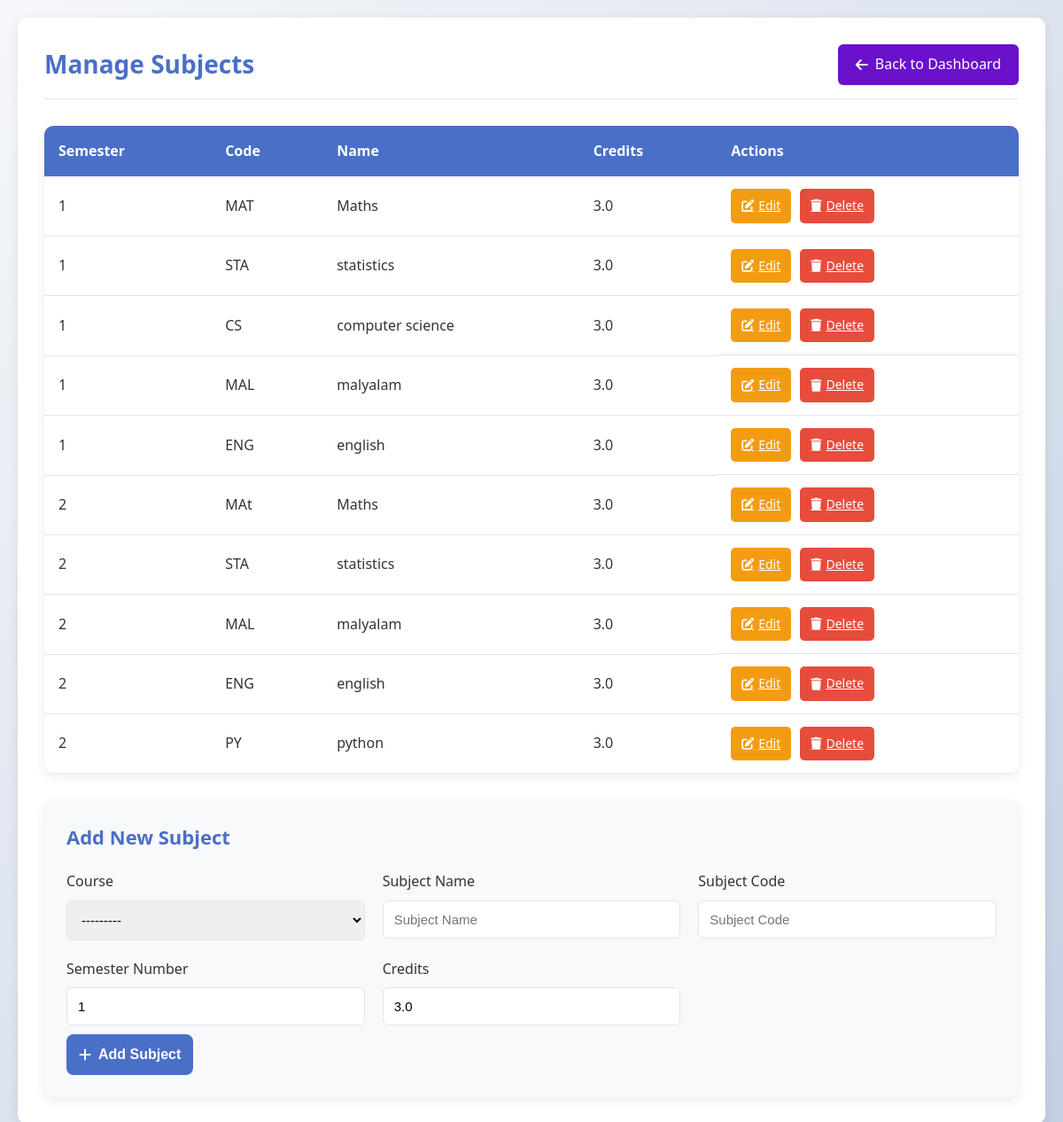
/teacher/manage-subjects/ (signed in), run on an earlier commit of the app's database.
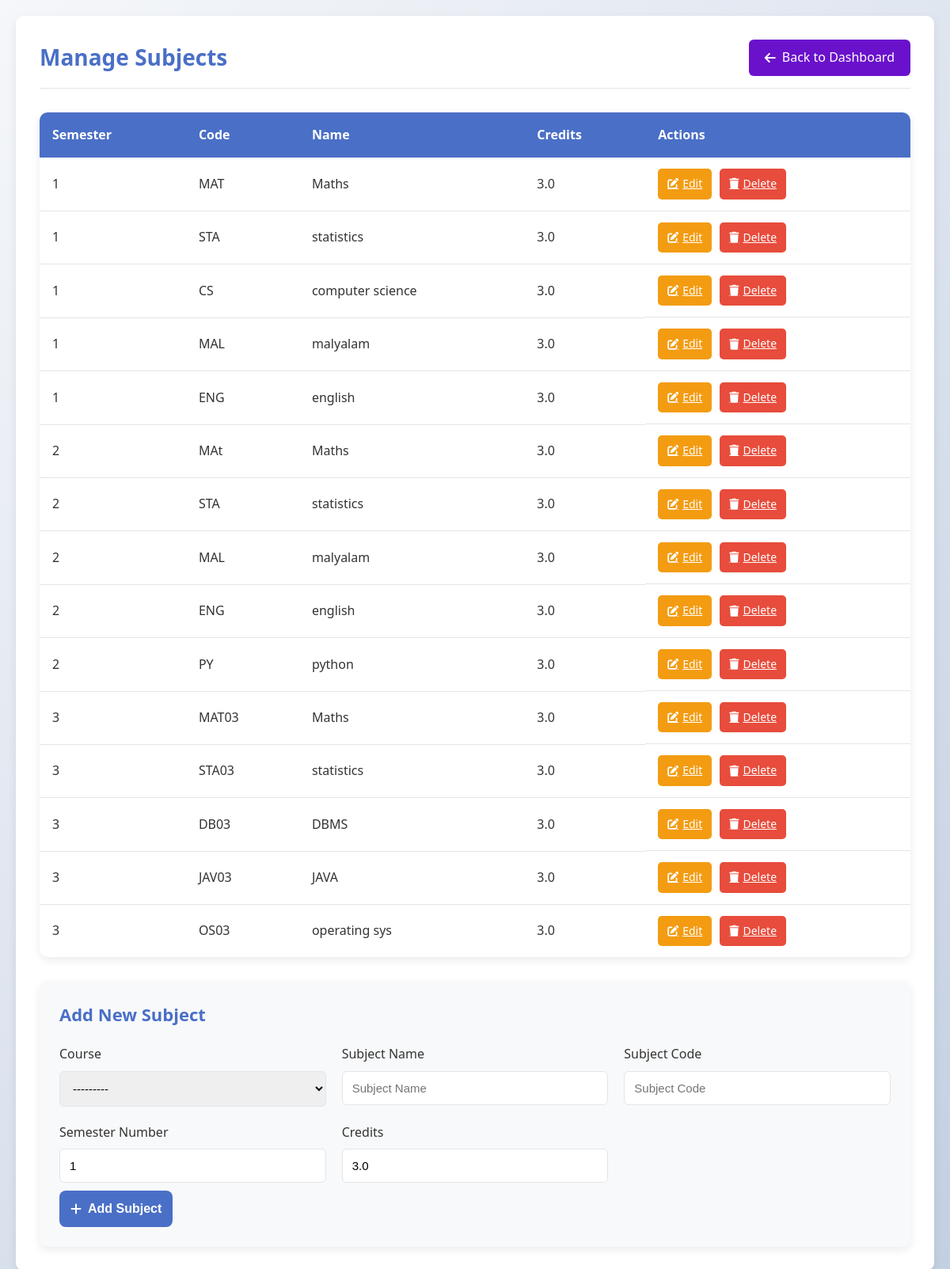
And on a later commit of the database.
### results/models.py (models this page shows, shortened)
class Subject(models.Model):
    COURSE_CHOICES = [
        ("Computer Science", "Computer Science"),
        ("Business Administration", "Business Administration"),
        ("Engineering", "Engineering"),
        ("Medicine", "Medicine"),
        ("Law", "Law"),
    ]
    course = models.CharField(max_length=50, choices=COURSE_CHOICES)
    name = models.CharField(max_length=100)
    code = models.CharField(max_length=20)
    semester_number = models.IntegerField(default=1)
    credits = models.FloatField(default=3.0)

### results/views.py (the view)
# urls.py: path("teacher/manage-subjects/", views.manage_subjects, name="manage_subjects"),
@login_required(login_url='teacher_login')
@user_passes_test(lambda u: u.is_staff or u.is_superuser)
def manage_subjects(request):
    subjects = Subject.objects.all().order_by("course", "semester_number")
    if request.method == "POST":
        form = SubjectForm(request.POST)
        if form.is_valid():
            form.save()
            return redirect("manage_subjects")
    else:
        form = SubjectForm()
    return render(request, "manage_subjects.html", {"subjects": subjects, "form": form})

### results/forms.py
class SubjectForm(forms.ModelForm):
    class Meta:
        model = Subject
        fields = ["course", "name", "code", "semester_number", "credits"]
        widgets = {
            "course": forms.Select(attrs={"class": "form-control"}),
            "name": forms.TextInput(attrs={"class": "form-control", "placeholder": "Subject Name"}),
            "code": forms.TextInput(attrs={"class": "form-control", "placeholder": "Subject Code"}),
            "semester_number": forms.NumberInput(attrs={"class": "form-control", "min": 1}),
            "credits": forms.NumberInput(attrs={"class": "form-control", "min": 0.5, "step": 0.5}),
        }

### templates/manage_subjects.html (shortened to what this page needs)
<!DOCTYPE html>
<html lang="en">
<head>
<link rel="stylesheet" href="https://cdnjs.cloudflare.com/ajax/libs/font-awesome/6.4.0/css/all.min.css">
</head>
<body>
<div class="container">
    <div class="page-header">
        <h1>Manage Subjects</h1>
        <a href="{% url 'teacher_dashboard' %}" class="back-btn">
            <i class="fas fa-arrow-left"></i> Back to Dashboard
        </a>
    </div>
    <div class="table-container">
        <table class="subjects-table">
            <thead>
                <tr>
                    <th>Semester</th>
                    <th>Code</th>
                    <th>Name</th>
                    <th>Credits</th>
                    <th>Actions</th>
                </tr>
            </thead>
            <tbody>
                {% for subject in subjects %}
                <tr>
                    <td>{{ subject.semester_number }}</td>
                    <td>{{ subject.code }}</td>
                    <td>{{ subject.name }}</td>
                    <td>{{ subject.credits }}</td>
                    <td class="action-cell">
                        <a href="{% url 'edit_subject' subject.id %}" class="action-btn edit-btn">
                            <i class="fas fa-edit"></i> Edit
                        </a>
                        <a href="{% url 'delete_subject' subject.id %}" class="action-btn delete-btn">
                            <i class="fas fa-trash"></i> Delete
                        </a>
                    </td>
                </tr>
                {% endfor %}
            </tbody>
        </table>
    </div>
    <div class="form-section">
        <h2>Add New Subject</h2>
        <form method="POST">
            <div class="form-grid">
                <div class="form-group">
                    <label for="id_course">Course</label>
                    {{ form.course }}
                </div>
                <div class="form-group">
                    <label for="id_name">Subject Name</label>
                    {{ form.name }}
                </div>
                <div class="form-group">
                    <label for="id_code">Subject Code</label>
                    {{ form.code }}
                </div>
                <div class="form-group">
                    <label for="id_semester_number">Semester Number</label>
                    {{ form.semester_number }}
                </div>
                <div class="form-group">
                    <label for="id_credits">Credits</label>
                    {{ form.credits }}
                </div>
            </div>
            <button type="submit" class="submit-btn">
                <i class="fas fa-plus"></i> Add Subject
            </button>
        </form>
    </div>
</div>
</body>
</html>

### templates/manage_subjects.html (style rules this page uses)
:root { --primary: #4a6fc7; --primary-dark: #3b5cad; --secondary: #6a11cb; --accent: #f39c12; --danger: #e74c3c; --light-bg: #f8f9fa; --border: #e1e5eb; --text: #333; --text-light: #6c757d; --shadow: 0 4px 12px rgba(0, 0, 0, 0.08); --radius: 10px; }
* { box-sizing: border-box; margin: 0; padding: 0; }
body { font-family: 'Segoe UI', Tahoma, Geneva, Verdana, sans-serif; background: linear-gradient(135deg, #f5f7fa 0%, #c3cfe2 100%); color: var(--text); line-height: 1.6; padding: 20px; min-height: 100vh; }
.container { max-width: 1200px; margin: 0 auto; background: white; padding: 30px; border-radius: var(--radius); box-shadow: var(--shadow); }
.page-header { display: flex; justify-content: space-between; align-items: center; margin-bottom: 30px; padding-bottom: 15px; border-bottom: 1px solid var(--border); }
h1 { color: var(--primary); font-weight: 600; font-size: 28px; }
.back-btn { display: inline-flex; align-items: center; gap: 8px; padding: 10px 20px; background: var(--secondary); color: white; text-decoration: none; border-radius: 6px; transition: all 0.3s ease; font-weight: 500; }
.table-container { background: white; border-radius: var(--radius); overflow: hidden; box-shadow: var(--shadow); margin-bottom: 30px; }
.subjects-table { width: 100%; border-collapse: collapse; }
.subjects-table th { background: var(--primary); color: white; padding: 16px; text-align: left; font-weight: 600; }
.subjects-table td { padding: 14px 16px; border-bottom: 1px solid var(--border); }
.subjects-table tr:last-child td { border-bottom: none; }
.action-cell { display: flex; gap: 10px; }
.action-btn { padding: 8px 12px; border: none; border-radius: 5px; cursor: pointer; font-size: 14px; font-weight: 500; transition: all 0.2s ease; display: inline-flex; align-items: center; gap: 5px; }
.edit-btn { background: var(--accent); color: white; }
.delete-btn { background: var(--danger); color: white; }
.form-section { background: var(--light-bg); padding: 25px; border-radius: var(--radius); box-shadow: var(--shadow); }
.form-section h2 { margin-bottom: 20px; color: var(--primary); font-size: 22px; font-weight: 600; }
.form-grid { display: grid; grid-template-columns: repeat(auto-fit, minmax(250px, 1fr)); gap: 20px; }
.form-group { margin-bottom: 0; }
.form-group label { display: block; margin-bottom: 8px; font-weight: 500; color: var(--text); }
.form-group input, .form-group select { width: 100%; padding: 12px; border: 1px solid var(--border); border-radius: 6px; font-size: 15px; transition: border 0.3s ease; }
.submit-btn { grid-column: 1 / -1; padding: 14px; background: var(--primary); color: white; border: none; border-radius: 8px; font-size: 16px; font-weight: 600; cursor: pointer; transition: all 0.3s ease; display: flex; align-items: center; justify-content: center; gap: 8px; margin-top: 10px; }

What changed in the data, as far as the page shows it:
added Subject: semester_number "3", code "MAT03", name "Maths", credits "3.0"
added Subject: semester_number "3", code "STA03", name "statistics", credits "3.0"
added Subject: semester_number "3", code "DB03", name "DBMS", credits "3.0"
added Subject: semester_number "3", code "JAV03", name "JAVA", credits "3.0"
added Subject: semester_number "3", code "OS03", name "operating sys", credits "3.0"
